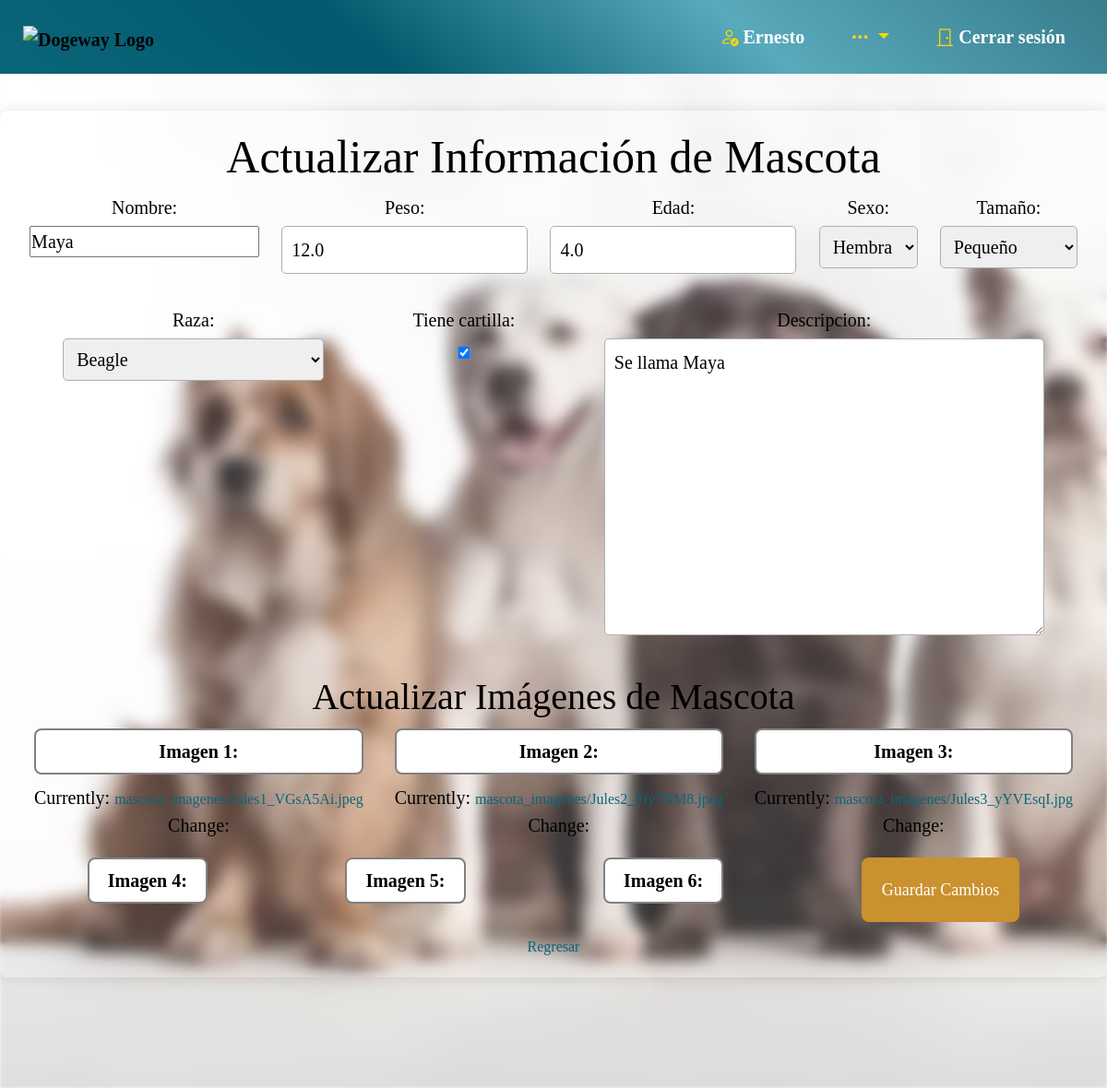
Screenshot of /editar_mascota/35/ (signed in) with the database file from the repository.
### main_app/models.py (models this page shows, shortened)
class Usuario(AbstractUser):
    fotografia = models.ImageField(upload_to='usuarios/', null=True, blank=True)
    telefono = models.CharField(max_length=20)
    fecha_de_nacimiento = models.DateField()
    direccion = models.CharField(max_length=100)
    fotografia_identificacion = models.ImageField(upload_to='identificaciones/', null=True, blank=True)
    verificado = models.BooleanField(default=False)
    usuarios_bloqueados = models.ManyToManyField('self', symmetrical=False, related_name='usuarios_bloqueadores')
    groups = models.ManyToManyField('auth.Group', related_name='usuarios')
    user_permissions = models.ManyToManyField('auth.Permission', related_name='usuarios')

class Mascota(models.Model):
    dueño = models.ForeignKey(Usuario, on_delete=models.CASCADE)
    nombre = models.CharField(max_length=100)
    peso = models.FloatField(null=True, blank=True, validators=[
            MinValueValidator(5),  # El peso no puede ser menor que 0
            MaxValueValidator(150)  # El peso no puede ser mayor que 100
        ])
    edad = models.FloatField(null=True, blank=True, validators=[
            MinValueValidator(2),  # El peso no puede ser menor que 0
            MaxValueValidator(12)  # El peso no puede ser mayor que 100
        ])
    SEXO_CHOICES = (
        ('M', 'Macho'),
        ('H', 'Hembra'),
    )
    sexo = models.CharField(max_length=1, choices=SEXO_CHOICES)
    TAMAÑO_CHOICES = (
        ('XS', ' MuyPequeño'),
        ('S', 'Pequeño'),
        ('M', 'Mediano'),
        ('L', 'Grande'),
        ('XL', 'Gigante'),
    )
    tamaño = models.CharField(max_length=15, choices=TAMAÑO_CHOICES)
    descripcion = models.TextField()
    RAZA_CHOICES = (
        ('Bulldog francés', 'Bulldog francés'),
        ('Labrador retriever', 'Labrador retriever'),
        ('Golden retriever', 'Golden retriever'),
        ('Pastor alemán', 'Pastor alemán'),
        ('Caniche', 'Caniche'),
        ('Bulldog', 'Bulldog'),
        ('Rottweiler', 'Rottweiler'),
        ('Beagle', 'Beagle'),
        ('Salchicha', 'Salchicha'),
        ('Braco alemán de pelo corto', 'Braco alemán de pelo corto'),
        ('Corgi galés de Pembroke', 'Corgi galés de Pembroke'),
        ('Pastor australiano', 'Pastor australiano'),
        ('Yorkshire terrier', 'Yorkshire terrier'),
        ('Cavalier King Charles spaniel', 'Cavalier King Charles spaniel'),
        ('Doberman pinscher', 'Doberman pinscher'),
        ('Boxer', 'Boxer'),
        ('Schnauzer miniatura', 'Schnauzer miniatura'),
        ('Cane corso', 'Cane corso'),
        ('Gran danés', 'Gran danés'),
        ('Shih Tzu', 'Shih Tzu'),
        ('Husky siberiano', 'Husky siberiano'),
        ('Chihuahua', 'Chihuahua'),  # Raza agregada
        ('Solovino', 'Solovino'),  # Raza agregada
    )
    raza = models.CharField(max_length=100, choices=RAZA_CHOICES)
    tiene_cartilla = models.BooleanField()
    adopcion = models.BooleanField(default=False)
    likes = models.ManyToManyField("self", symmetrical=False, related_name="liked_by", blank=True)
    facebook_mascota = models.URLField(blank=True, null=True)
    twitter_mascota = models.URLField(blank=True, null=True)
    instagram_mascota = models.URLField(blank=True, null=True)
    tiktok_mascota = models.URLField(blank=True, null=True)

class ImagenMascota(models.Model):
    mascota = models.OneToOneField(Mascota, on_delete=models.CASCADE)
    imagen_1 = models.ImageField(upload_to='mascota_imagenes/')
    imagen_2 = models.ImageField(upload_to='mascota_imagenes/')
    imagen_3 = models.ImageField(upload_to='mascota_imagenes/')
    imagen_4 = models.ImageField(upload_to='mascota_imagenes/')
    imagen_5 = models.ImageField(upload_to='mascota_imagenes/')
    imagen_6 = models.ImageField(upload_to='mascota_imagenes/')

### main_app/views.py (the view)
# urls.py: path('editar_mascota/<int:mascota_id>/', views.ActualizarInformacionMascota, name='editar_mascota'),
@login_required
def ActualizarInformacionMascota(request, mascota_id):
    mascota = get_object_or_404(Mascota, pk=mascota_id, dueño=request.user)
    if request.method == 'POST':
        mascota_form = MascotaEditForm(request.POST, instance=mascota)
        imagen_form = ImagenMascotaForm(request.POST, request.FILES, instance=getattr(mascota, 'imagenmascota', None))
        if mascota_form.is_valid() and imagen_form.is_valid():
            mascota_form.save()
            imagen = imagen_form.save(commit=False)
            if hasattr(mascota, 'imagenmascota') and mascota.imagenmascota:
                imagen.mascota = mascota
            imagen.save()
            messages.success(request, 'Mascota actualizada exitosamente.')
            return redirect('ver_detalle_mascota', mascota_id=mascota_id)
    else:
        mascota_form = MascotaEditForm(instance=mascota)
        try:
            imagen_form = ImagenMascotaForm(instance=mascota.imagenmascota)
        except ObjectDoesNotExist:
            return redirect(reverse('subir_imagenes_mascota', kwargs={'mascota_id': mascota_id}))
    return render(request, 'mascota_actualizar.html', {'mascota_form': mascota_form, 'imagen_form': imagen_form, 'mascota': mascota})

### main_app/forms.py (shortened to what this page needs)
class MascotaEditForm(forms.ModelForm):
    class Meta:
        model = Mascota
        fields = ['nombre', 'peso', 'edad', 'sexo', 'tamaño', 'raza', 'tiene_cartilla', 'descripcion']

class ImagenMascotaForm(forms.ModelForm):
    class Meta:
        model = ImagenMascota
        fields = ['imagen_1', 'imagen_2', 'imagen_3', 'imagen_4', 'imagen_5', 'imagen_6']
    def __init__(self, *args, **kwargs):
        super(ImagenMascotaForm, self).__init__(*args, **kwargs)
        self.fields['imagen_1'].required = False
        self.fields['imagen_2'].required = False
        self.fields['imagen_3'].required = False
        self.fields['imagen_4'].required = False
        self.fields['imagen_5'].required = False
        self.fields['imagen_6'].required = False

### main_app/templates/mascota_actualizar.html (shortened to what this page needs)
{% extends "layouts/base.html" %}
{% load static %}
{% block estilos_adicionales %}
<link rel="stylesheet" href="{% static 'css/mascota_actualizar.css' %}">
{% endblock %}
{% block content %}
<section class="bk">
</section>
<!DOCTYPE html>
<html lang="en">
<head>
    <link rel="stylesheet" href="{% static 'css/mascota_actualizar.css' %}">
</head>
<body>
    <div class="container">
        <form method="post" enctype="multipart/form-data">
            <h1>Actualizar Información de Mascota</h1>
            <div class="mascota-form">
                {{ mascota_form.as_p }}
            </div>
            <h2>Actualizar Imágenes de Mascota</h2>
            <div class="image-form">
                {{ imagen_form.as_p }}
                <button type="submit">Guardar Cambios</button>
            </div>
        </form>
        <a href="{% url 'ver_detalle_mascota' mascota.id %}">Regresar</a>
    </div>
</body>
</html>
{% endblock %}

### main_app/templates/layouts/base.html (shortened to what this page needs)
<!DOCTYPE html>
<html lang="en">
<head>
    {% load static %}
    <link href="https://cdn.jsdelivr.net/npm/bootstrap@5.3.2/dist/css/bootstrap.min.css" rel="stylesheet">
    <link rel="stylesheet" href="https://cdn.jsdelivr.net/npm/bootstrap-icons@1.11.2/font/bootstrap-icons.min.css">
    <link rel="stylesheet" href="{% static 'css/base.css' %}">
    {% block estilos_adicionales %}{% endblock %}
</head>
<body>
    <header>
        <nav class="navbar navbar-expand-lg">
            <div class="container-fluid">
                <a class="navbar-brand" id="imagen" href="{% url 'home' %}">
                    <img src="{% static 'imagenes/LOGO.png' %}" alt="Dogeway Logo" class="navbar-logo">
                </a>
                <div class="collapse navbar-collapse" id="navbarSupportedContent">
                    <ul class="navbar-nav mb-2 mb-lg-0 ms-auto">
                        {% if user.is_authenticated%}
                            <li class="nav-item" id="NombreUsuario">
                                <a class="nav-link">
                                    {% if user.verificado %}
                                    <i class="bi bi-person-check" style="color: gold;"></i>
                                    {% endif %}
                                    {{ user.username }}
                                </a>
                            </li>
                            <li class="nav-item">
                                <div class="dropdown">
                                    <a class="nav-link dropdown-toggle" href="#" role="button" id="dropdownMenuLink" data-bs-toggle="dropdown" aria-expanded="false" style="color: gold;">
                                        <i class="bi bi-three-dots" style="color: gold;"></i>
                                    </a>
                                </div>
                            </li>
                            <li class="nav-item">
                                <a class="nav-link" href="{% url 'logout' %}?next={% url 'home' %}">
                                    <i class="bi bi-door-closed" style="color: gold;"></i> Cerrar sesión
                                </a>
                            </li>
                        {% endif %}
                    </ul>
                </div>
            </div>
        </nav>
    </header>
    <div class="content">
        {% block content %}{% endblock %}
    </div>
</body>
</html>

### main_app/static/css/base.css (style rules this page uses)
* { margin: 0; padding: 0; box-sizing: border-box; text-decoration: none; font-family: 'Times New Roman', Times, serif; font-size: 20px; }
body { margin-top: 55px; }
header { background: linear-gradient(40deg,#0B667A,#02586c,#59aabc,#377d8d); position: fixed; top: 0; left: 0; width: 100%; padding: 5px 10px; z-index: 100; }
header nav { display: flex; align-items: center; justify-content: space-between; font-weight: bold; padding-top: 5px; padding-bottom: 5px; padding-left: 3%; padding-right: 1%; }
header .navbar-logo { width: 100px; }
#imagen { background-color: transparent; }
.nav-link { margin: 0 10px; }
header nav ul { display: flex; list-style: none; margin: 0; padding: 0; }
header nav ul li { margin-left: 10px; }
header nav ul li a { color: white; font-size: 16px; text-decoration: none; padding: 10px; }
header { padding: 5px 10px; }
header nav ul { display: flex; list-style: none; margin: 0; padding: 0; justify-content: flex-end; }
.nav-link { color: white; }

### main_app/static/css/mascota_actualizar.css (style rules this page uses)
* { font-family: 'Times New Roman', Times, serif; }
body { background: linear-gradient(45deg, #ffffff, #fcfcfc, #fcfcfc); background-size: 300% 300%; animation: color 15s ease-in-out infinite; margin: 0; display: flex; justify-content: center; align-items: center; min-height: 100vh; }
.bk { background-image: url('../../static/imagenes/mascota-update4.jpeg'); position: absolute; top: 0; left: 0; width: 100%; height: 100%; object-fit: cover; filter: blur(1.5px); }
@media screen and (min-width: 768px) { .bk { background-size: cover; } }
.container { color: #000000; font-size: 20px; max-width: 100%; margin: 15vh auto; padding: 20px; background-color: rgba(255, 255, 255, 0.2); box-shadow: 0 0 15px rgba(0, 0, 0, 0.1); backdrop-filter: blur(8px); border-radius: 8px; text-align: center; box-sizing: border-box; }
#id_name, #id_peso, #id_edad, #id_sexo, #id_tamaño, #id_descripcion, #id_raza, #id_tiene_cartilla { font-size: 20px; width: 100%; padding: 10px; margin-bottom: 15px; border: 1px solid #aeaeae; border-radius: 5px; box-sizing: border-box; }
.mascota-form, .imagen-form { display: flex; flex-wrap: wrap; justify-content: space-around; }
.image-form { display: flex; flex-wrap: wrap; justify-content: space-around; }
.image-form label { border: 2px solid gray; color: #000000; background-color: rgb(255, 255, 255); padding: 8px 20px; border-radius: 8px; font-size: 20px; font-weight: bold; cursor: pointer; margin-bottom: 10px; text-align: center; width: 100%; box-sizing: border-box; }
label { display: block; margin-bottom: 5px; }
.image-form button[type="submit"] { border: 2px solid #ca912f; background-color: #ca912f; color: #fff; padding: 10px 20px; border-radius: 8px; font-size: 18px; cursor: pointer; transition: background-color 0.3s ease-in-out; margin-bottom: 10px; }
.container a { text-decoration: none; color: #0B667A; font-size: 16px; }

### rows the page displays
Usuario: username "Ernesto"
Mascota: nombre "Maya", peso "12.0", edad "4.0", sexo "Hembra", tamaño "Pequeño", raza "Beagle", tiene_cartilla "☑", descripcion "Se llama Maya"
ImagenMascota: as_p "Imagen 1: Currently: mascota_imagenes/Jules1_VGsA5Ai.jpeg Change: Imagen 2: Currently: mascota_imagenes/Jules2_Ffy7NM8.jpeg Change: Imagen 3: Currently: mascota_imagenes/Jules3_yYVEsqI.jpg Change: Imagen 4: Imagen 5: Imagen 6:"
